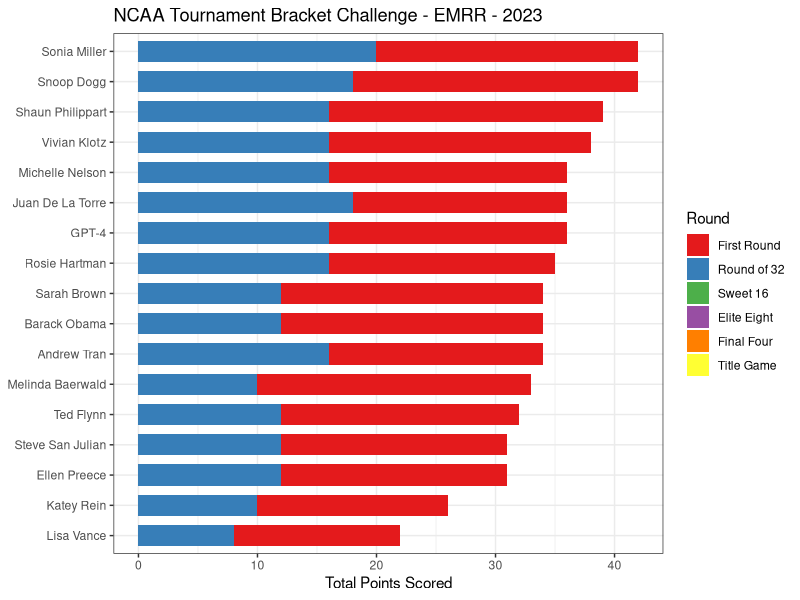

Recreate this plot in R. (Note: this script raises an error after producing the figure.)
# Scoring data for NCAA Tournament

library(tidyverse)
library(RColorBrewer)

setwd("./NCAA-pool-2023")
getwd()

# Clean workspace
rm(list=ls()) 

# Set directory for storing plots
output <- "plots"

# Set visual theme in ggplot
theme_set(theme_bw())

# Import bracket data ----------------------------------------------------------
df_hoops <- read_csv("ncaa_bracket_pool_data_2023.csv")

df_hoops <- pivot_longer(df_hoops, 
                         names_to = "Name", 
                         values_to = "Pick", 
                         cols = `Andrew Tran`:`Melinda Baerwald`)

# Check for consistency in school names ----------------------------------------
# Fix typos and inconsistencies
df_hoops$Pick <- gsub("Miama","Miami",df_hoops$Pick)
df_hoops$Pick <- gsub("Maimi","Miami",df_hoops$Pick)
df_hoops$Pick <- gsub("Northwetern","Northwestern",df_hoops$Pick)
df_hoops$Pick <- gsub("Uconn","UConn",df_hoops$Pick)
df_hoops$Pick <- gsub("Prude","Purdue",df_hoops$Pick)
df_hoops$Pick <- gsub("UVA","Virginia",df_hoops$Pick)
df_hoops$Pick <- gsub("Connecticut","UConn",df_hoops$Pick)
df_hoops$Pick <- gsub("Florida","FAU",df_hoops$Pick)

df_names <- as_tibble(sort(unique(df_hoops$Pick))) #61 teams
# only 3 teams weren't picked: Grand Canyon, N. Kentucky, Fair. Dickinson

# Read in CSV with scores ------------------------------------------------------
df_scores <- read_csv("ncaa-scores-2023.csv")

df_hoops <- left_join(df_hoops,df_scores)

# Set order for rounds
round.order <- c("First Round",
                 "Round of 32",
                 "Sweet 16",
                 "Elite Eight",
                 "Final Four",
                 "Title Game")

df_hoops$Round <- factor(df_hoops$Round, level = round.order)

# Check winners and score brackets ---------------------------------------------
df_hoops <- df_hoops %>%
  mutate(Result = case_when(Pick == Winner ~ 1, TRUE ~ 0)) %>%
  mutate(Score = case_when(Round == "First Round" ~ Result * 1, 
                           Round == "Round of 32" ~ Result * 2,
                           Round == "Sweet 16" ~ Result * 4,
                           Round == "Elite Eight" ~ Result * 8,
                           Round == "Final Four" ~ Result * 16,
                           Round == "Title Game" ~ Result * 32))

df_table <- df_hoops %>%
  group_by(Name, Round) %>%
  summarize(Total = sum(Score)) %>%
  ungroup()

df_total <- df_hoops %>%
  group_by(Name) %>%
  summarize(Total = sum(Score)) %>%
  ungroup()

p_total <- ggplot(df_table, aes(y = reorder(Name, Total), x = Total, fill = Round)) +
  geom_col(width = 0.7) +
  #scale_x_continuous(breaks = c(3,6,9,12)) +
  scale_fill_brewer(palette = "Set1")

p_total +
  labs(x = "Total Points Scored",
       y = NULL,
       title = "NCAA Tournament Bracket Challenge - EMRR - 2023") 
  
ggsave(path = output,
       filename = "NCAA_bracket_scores.png", 
       device = "png",
       scale=1.0, 
       units="in",
       height=4,
       width=6, 
       dpi="print")

# Calculate how many points remaining ------------------------------------------
df_total_points <- df_hoops %>%
  select(Round_ID, Round) %>%
  mutate(Multiplier = case_when(is.na(Round_ID) ~ 1, TRUE ~ 1)) %>%
  mutate(Score = case_when(Round == "First Round" ~ Multiplier * 1, 
                           Round == "Round of 32" ~ Multiplier * 2,
                           Round == "Sweet 16" ~ Multiplier * 4,
                           Round == "Elite Eight" ~ Multiplier * 8,
                           Round == "Final Four" ~ Multiplier * 16,
                           Round == "Title Game" ~ Multiplier * 32))

df_total_points <- unique(df_total_points)

sum(df_total_points$Score) # Total points possible = 192

df_hoops <- df_hoops %>%
  mutate(Result.L = case_when(Pick %in% df_hoops$Loser ~ 1, TRUE ~ 0)) %>%
  mutate(Score.L = case_when(Round == "First Round" ~ Result.L * 1, 
                           Round == "Round of 32" ~ Result.L * 2,
                           Round == "Sweet 16" ~ Result.L * 4,
                           Round == "Elite Eight" ~ Result.L * 8,
                           Round == "Final Four" ~ Result.L * 16,
                           Round == "Title Game" ~ Result.L * 32))

df_hoops <- df_hoops %>%
  relocate(Result.L, .after = Result)

df_points <- df_hoops %>%
  group_by(Name) %>%
  summarize(across(Score:Score.L, ~ sum(.x, na.rm = TRUE))) %>%
  mutate(Points_Possible = 192 - Score.L) %>%
  rename("Points_Scored" = "Score") %>%
  select(Name:Points_Scored,Points_Possible) %>%
  ungroup()

df_points <- pivot_longer(df_points, 
                          names_to = "Category",
                          values_to = "Points",
                          cols = Points_Scored:Points_Possible)


df_points_left <- df_hoops %>%
  group_by(Name) %>%
  summarize(Total = sum(Score.L)) %>%
  ungroup()

# Calculate how many points each person has left
df_points_left <- df_points_left %>%
  mutate(Points_Possible = 192 - Total)

# Plot total points so far plus potential points left to be scored
p_total_pot <- ggplot(df_points_left, aes(y = reorder(Name, -Total), x = Points_Possible)) +
  geom_col(width = 0.7) +
#  scale_x_continuous(breaks = c(3,6,9,12)) +
  scale_fill_brewer(palette = "Set1")

p_total_pot +
  labs(x = "Points Possible",
       y = NULL,
       title = "NCAA Tournament Bracket Challenge - EMRR - 2023") 

ggsave(path = output,
       filename = "NCAA_bracket_scores.png", 
       device = "png",
       scale=1.0, 
       units="in",
       height=4,
       width=6, 
       dpi="print")

